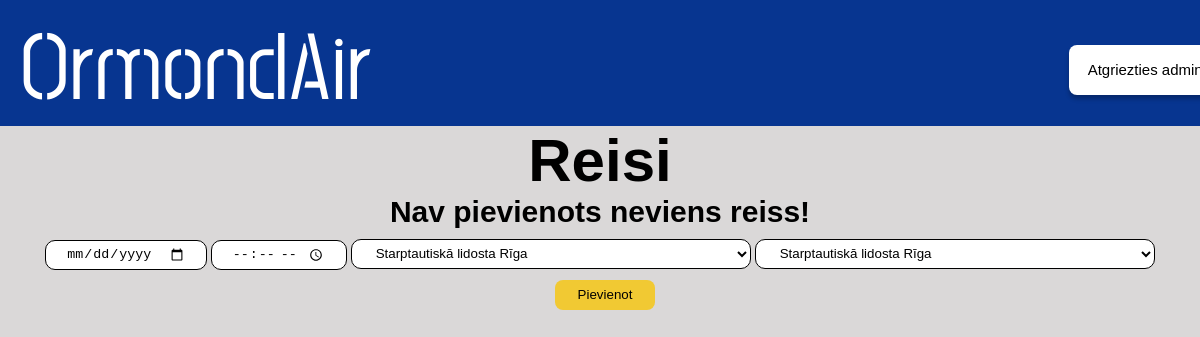
/admin/reisi, run on an earlier commit of the app's database.
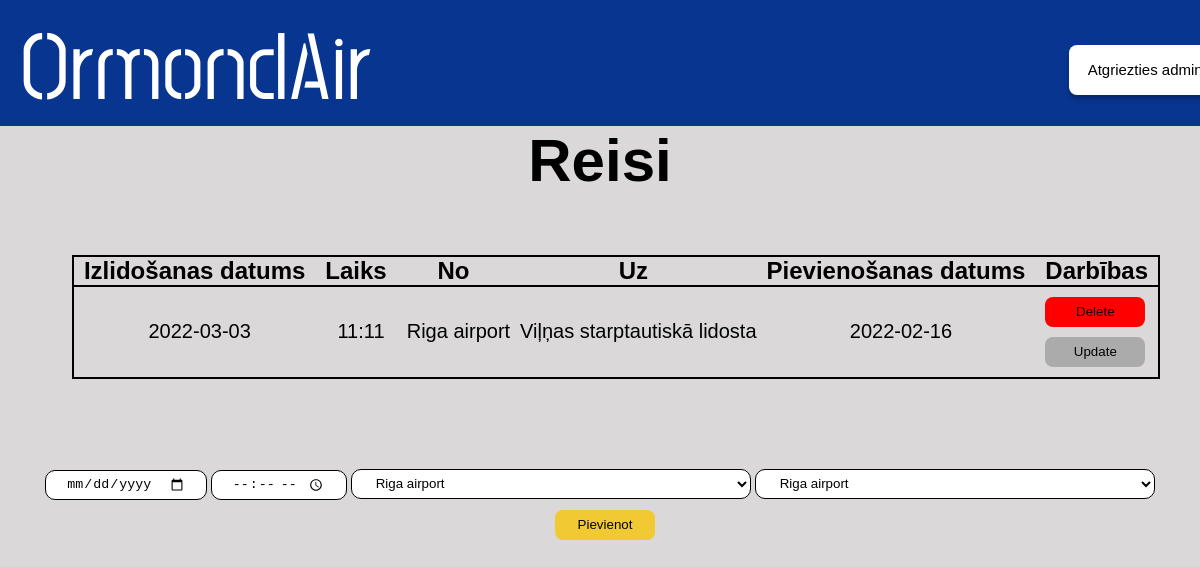
And on a later commit of the database.
### main.py (models this page shows, shortened)
class Reis(db.Model):
    id = db.Column(db.Integer, primary_key=True)
    datums = db.Column(db.String(200), nullable=False)
    laiks = db.Column(db.String(200), nullable=False)
    nolidostas = db.Column(db.String(200), nullable=False)
    uzlidostas = db.Column(db.String(200), nullable=False)
    date_created = db.Column(db.DateTime, default=datetime.utcnow)

### main.py (the view)
@app.route('/admin/reisi', methods=['POST', 'GET'])
def reis():
  if request.method == 'POST':
    new_reis = Reis(nolidostas=request.form['nolidostas'], uzlidostas=request.form['uzlidostas'], datums=request.form['datums'],laiks = request.form['laiks'])
    try:
      db.session.add(new_reis)
      db.session.commit()
      return redirect('/admin/reisi')
    except:
      return "Draugi nav labi!"
  else:
      lidostas = Lidosta.query.order_by(Lidosta.id).all()
      tasks = Reis.query.order_by(Reis.date_created).all()
      return render_template("adminreisi.html", tasks=tasks, lidostas=lidostas)

### templates/adminreisi.html (shortened to what this page needs)
<!DOCTYPE html>
<html lang="en">
  <head>
    <link href="/static/css/stylesheet.css" rel="stylesheet" />
  </head>
  <body>
    <div class="augsejaisBaneris">
      <a href="/">
        <h1 class="homePage">OrmondAir</h1>
      </a>
      <a href="/admin">
        <button id="atgriezties_admin">Atgriezties admin</button>
      </a>
    </div>
    <div class="apaksejaisBaneris">
      <h1 id="virsraksts">Reisi</h1>
      {% if tasks|length < 1 %}
      <h4 id="apaksraksts">Nav pievienots neviens reiss! </h4>
      {% else %}
      <div class="tabulaBox">
        <table class="tabula">
          <tr class="tabula">
            <th class="teksts">Izlidošanas datums</th>
            <th class="teksts">Laiks</th>
            <th class="teksts">No</th>
            <th class="teksts">Uz</th>
            <th class="teksts">Pievienošanas datums</th>
            <th class="teksts">Darbības</th>
          </tr>
          {% for task in tasks %}
            <tr class="tabula">
              <td class="dbteksts">{{ task.datums }}</td>
              <td class="dbteksts">{{ task.laiks }}</td>
              <td class="dbteksts">{{ task.nolidostas }}</td>
              <td class="dbteksts">{{ task.uzlidostas }}</td>
              <td class="dbteksts">{{ task.date_created.date() }}</td>
              <td>
                <a href="/delete_reisi/{{task.id}}"><button id=dzest>Delete</button></a>
                <br>
                <a href="/update_reisi/{{task.id}}"><button id=labot>Update</button></a>
              </td>
            </tr>
          {% endfor %}
        </table>
      </div>
      {% endif %}
      <form action="/admin/reisi" method="POST" id="form">
        <input class="inputdate" type="date" min="date" type="text" name="datums" id="datums" placeholder="datums" required>
        <input class="inputdate" type="time" type="text" name="laiks" id="laiks" placeholder="laiks" required>
        <select class="input" name="nolidostas" id="nolidostas" method="POST">
          {% for lidosta in lidostas %}
            <option value="{{lidosta.content}}">{{ lidosta.content }}</option>
          {% endfor %}
        </select>
        <select class="input" name="uzlidostas" id="uzlidostas" method="POST">
          {% for lidosta in lidostas %}
            <option value="{{lidosta.content}}">{{ lidosta.content }}</option>
          {% endfor %}
        </select>
        <input type="submit" value="Pievienot" id="pievienot">
      </form>
  </body>
</html>

What changed in the data, as far as the page shows it:
added Reis: datums "2022-03-03", laiks "11:11", nolidostas "Riga airport", uzlidostas "Viļņas starptautiskā lidosta", date_created "2022-02-16"
Also different on the page:
form field nolidostas: "Starptautiskā lidosta Rīga" → "Riga airport"
form field uzlidostas: "Starptautiskā lidosta Rīga" → "Riga airport"
text no longer shown: "Nav pievienots neviens reiss!"
text now shown: "Izlidošanas datums Laiks No Uz Pievienošanas datums Darbības"
